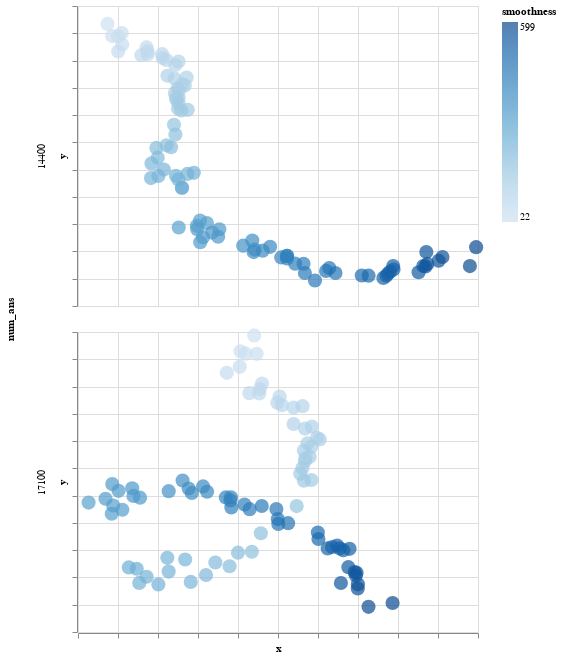

Notebook cell for this chart:
### Code cell
import altair as alt
alt.Chart(df).mark_circle(size=200).encode(
    x=alt.X("x", scale=alt.Scale(), axis=alt.Axis(labels=False)),
    y=alt.Y("y", scale=alt.Scale(), axis=alt.Axis(labels=False)),
    color="smoothness",
    row="num_ans",
)

### Figure 1 — Vega-Lite specification as saved in the notebook (floating-point values rounded to 4 significant figures; data arrays with more than 128 entries replaced by an {"elided": "..."} marker saying what was removed)
{"config": {"view": {"continuousWidth": 400, "continuousHeight": 300}}, "data": {"name": "data-074ba590f57254934de8a1c6faa569c6"}, "mark": {"type": "circle", "size": 200}, "encoding": {"color": {"type": "quantitative", "field": "smoothness"}, "row": {"type": "quantitative", "field": "num_ans"}, "x": {"type": "quantitative", "axis": {"labels": false}, "field": "x", "scale": {}}, "y": {"type": "quantitative", "axis": {"labels": false}, "field": "y", "scale": {}}}, "$schema": "https://vega.github.io/schema/vega-lite/v4.8.1.json", "datasets": {"data-074ba590f57254934de8a1c6faa569c6": {"elided": "180 records"}}}
